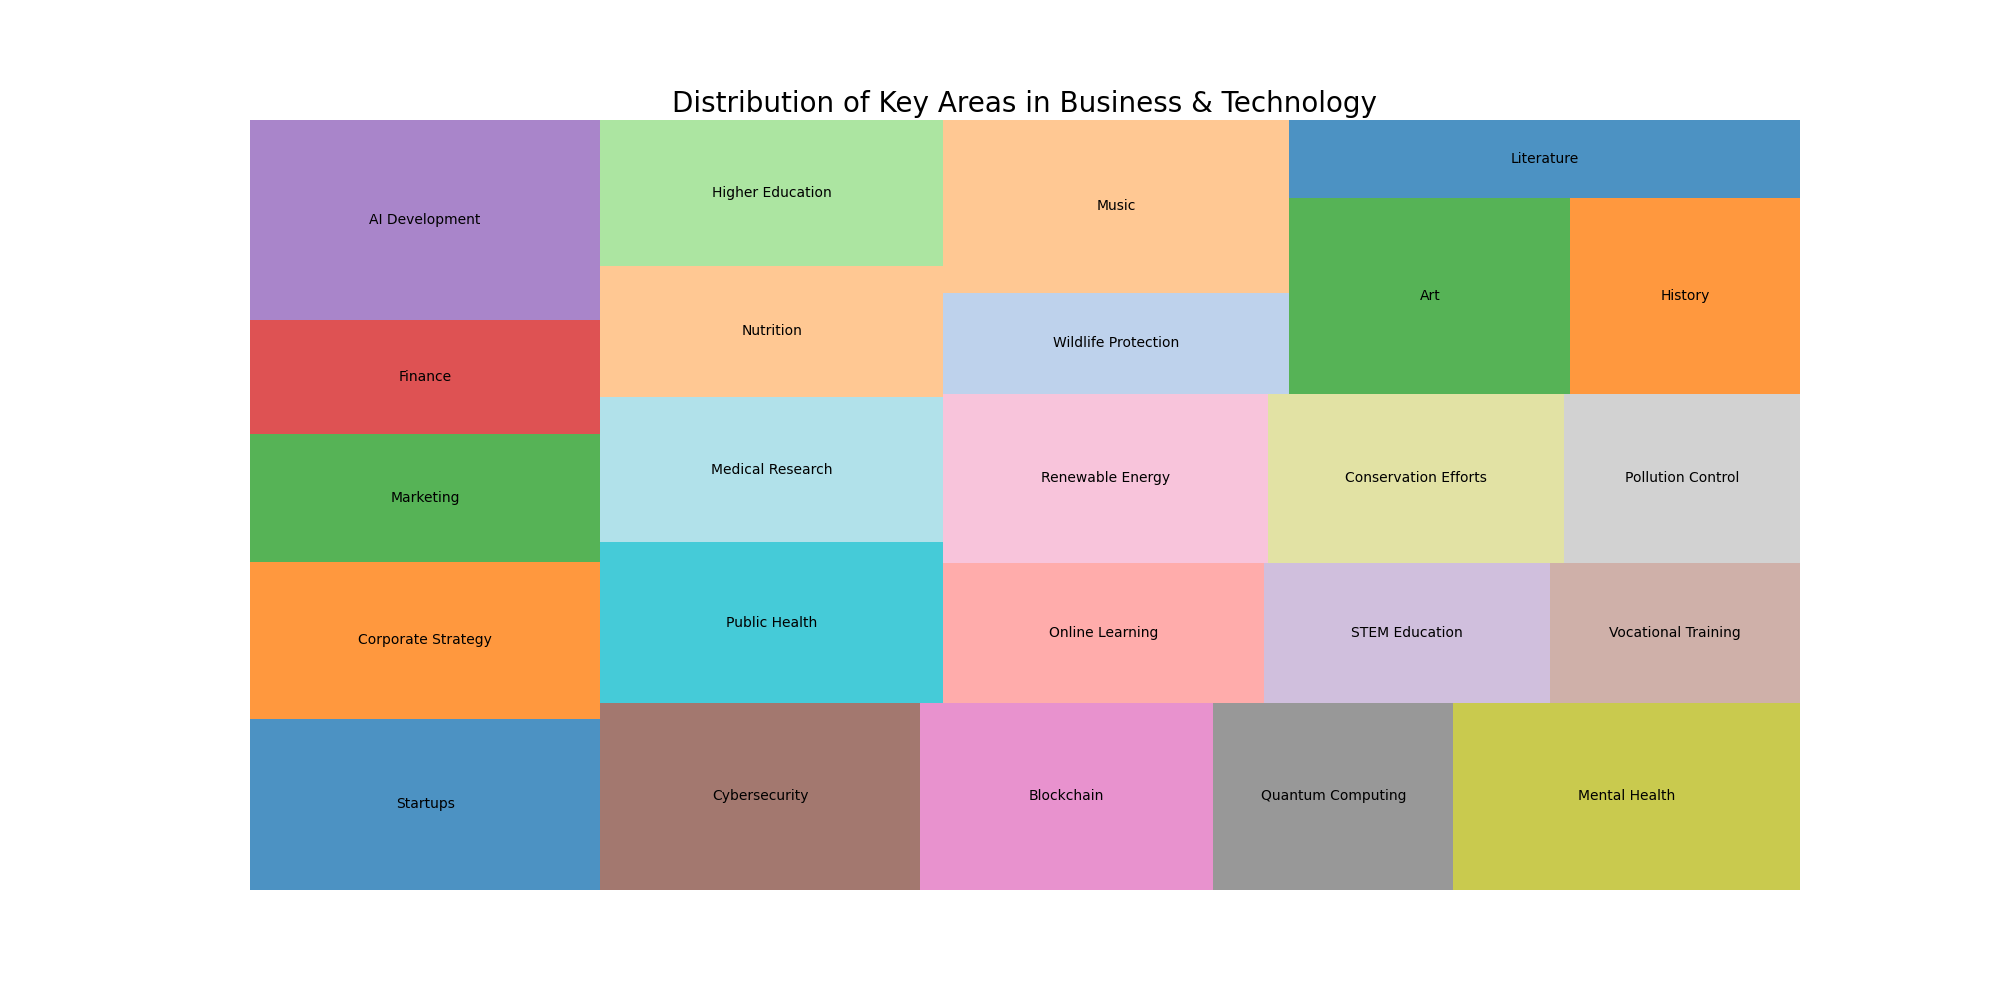

Write Python code to recreate this figure.

import seaborn as sns
import pandas as pd
import matplotlib.pyplot as plt
import squarify

# Create a data frame with diversified data
df = pd.DataFrame({
    'category': ['Business & Entrepreneurship', 'Business & Entrepreneurship', 'Business & Entrepreneurship', 'Business & Entrepreneurship',
                 'Technology', 'Technology', 'Technology', 'Technology',
                 'Health & Psychology', 'Health & Psychology', 'Health & Psychology', 'Health & Psychology',
                 'Education & Learning', 'Education & Learning', 'Education & Learning', 'Education & Learning',
                 'Environment & Climate Change', 'Environment & Climate Change', 'Environment & Climate Change', 'Environment & Climate Change',
                 'Culture & Society', 'Culture & Society', 'Culture & Society', 'Culture & Society'],
    'sub_category': ['Startups', 'Corporate Strategy', 'Marketing', 'Finance',
                     'AI Development', 'Cybersecurity', 'Blockchain', 'Quantum Computing',
                     'Mental Health', 'Public Health', 'Medical Research', 'Nutrition',
                     'Higher Education', 'Online Learning', 'STEM Education', 'Vocational Training',
                     'Renewable Energy', 'Conservation Efforts', 'Pollution Control', 'Wildlife Protection',
                     'Music', 'Art', 'History', 'Literature'],
    'value': [1200, 1100, 900, 800, 1400, 1200, 1100, 900, 1300, 1100, 1000, 900, 1000, 900, 800, 700, 1100, 1000, 800, 700, 1200, 1100, 900, 800]
})

# Create a new color list
colors = ['#1f77b4', '#ff7f0e', '#2ca02c', '#d62728', '#9467bd', '#8c564b', '#e377c2', '#7f7f7f', '#bcbd22', '#17becf',
          '#9edae5', '#ffbb78', '#98df8a', '#ff9896', '#c5b0d5', '#c49c94', '#f7b6d2', '#dbdb8d', '#c7c7c7', '#aec7e8',
          '#ffbb78', '#2ca02c', '#ff7f0e', '#1f77b4']

# Plot
plt.figure(figsize=(20, 10))
squarify.plot(sizes=df['value'], label=df['sub_category'], color=colors, alpha=.8)
plt.title('Distribution of Key Areas in Business & Technology', fontsize=20)
plt.axis('off')
plt.show()
